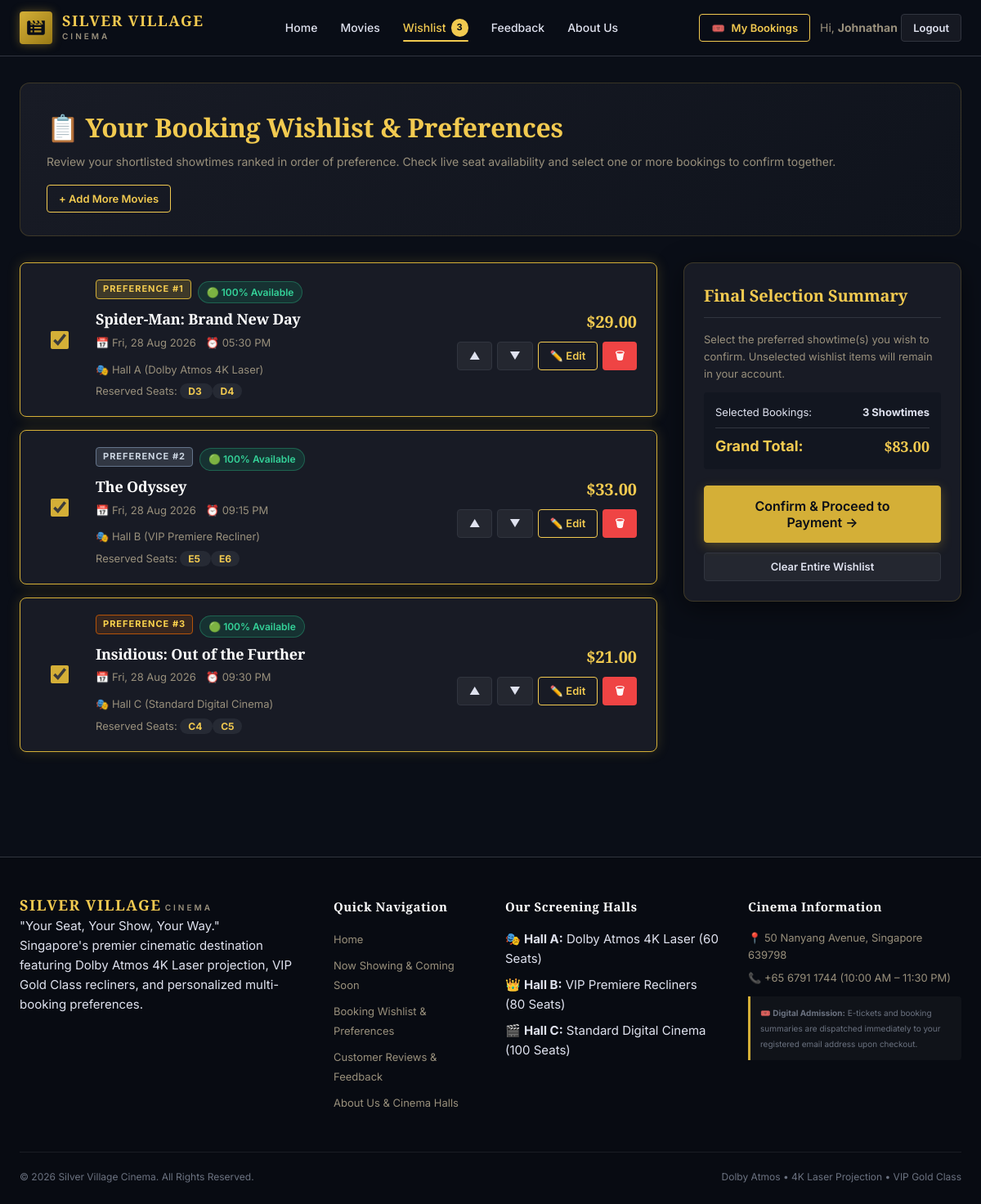
Page /wishlist.php (signed in) on the committed database.
### tables this page shows
CREATE TABLE `booking_wishlist` (
  `wishlist_id` INT AUTO_INCREMENT PRIMARY KEY,
  `user_id` INT NOT NULL,
  `screening_id` INT NOT NULL,
  `selected_seats` VARCHAR(255) NOT NULL,  
  `preference_rank` INT NOT NULL DEFAULT 1,  
  `estimated_total` DECIMAL(8,2) NOT NULL,
  `added_at` DATETIME DEFAULT CURRENT_TIMESTAMP,
  CONSTRAINT `fk_wishlist_user` FOREIGN KEY (`user_id`) REFERENCES `users` (`user_id`) ON DELETE CASCADE,
  CONSTRAINT `fk_wishlist_screening` FOREIGN KEY (`screening_id`) REFERENCES `screenings` (`screening_id`) ON DELETE CASCADE
);

CREATE TABLE `movies` (
  `movie_id` INT AUTO_INCREMENT PRIMARY KEY,
  `title` VARCHAR(150) NOT NULL,
  `synopsis` TEXT NOT NULL,
  `genre` VARCHAR(100) NOT NULL,
  `duration_minutes` INT NOT NULL,
  `rating` VARCHAR(10) NOT NULL,  
  `director` VARCHAR(100) NOT NULL,
  `cast` VARCHAR(255) NOT NULL,
  `poster_image` VARCHAR(255) NOT NULL,
  `backdrop_image` VARCHAR(255) DEFAULT '',
  `trailer_url` VARCHAR(255) DEFAULT '',
  `status` ENUM('now_showing', 'coming_soon') DEFAULT 'now_showing',
  `release_date` DATE NOT NULL,
  `created_at` DATETIME DEFAULT CURRENT_TIMESTAMP
);

CREATE TABLE `screenings` (
  `screening_id` INT AUTO_INCREMENT PRIMARY KEY,
  `movie_id` INT NOT NULL,
  `hall_id` INT NOT NULL,
  `screening_date` DATE NOT NULL,
  `screening_time` TIME NOT NULL,
  CONSTRAINT `fk_screenings_movie` FOREIGN KEY (`movie_id`) REFERENCES `movies` (`movie_id`) ON DELETE CASCADE,
  CONSTRAINT `fk_screenings_hall` FOREIGN KEY (`hall_id`) REFERENCES `halls` (`hall_id`) ON DELETE CASCADE
);

CREATE TABLE `halls` (
  `hall_id` INT AUTO_INCREMENT PRIMARY KEY,
  `hall_name` VARCHAR(50) NOT NULL,
  `experience_type` VARCHAR(50) NOT NULL DEFAULT 'Dolby Atmos',
  `total_rows` INT NOT NULL,
  `seats_per_row` INT NOT NULL,
  `premium_row_start` INT NOT NULL,  
  `standard_price` DECIMAL(6,2) NOT NULL DEFAULT 10.50,
  `premium_price` DECIMAL(6,2) NOT NULL DEFAULT 14.50
);

### includes/auth.php (called while the page is built, shortened)
<?php
function getCurrentUserId() {
    return $_SESSION['user_id'] ?? null;
}
?>

### wishlist.php (the view, shortened to what this page needs)
<?php
require_once __DIR__ . '/includes/db_connect.php';
require_once __DIR__ . '/includes/auth.php';
$userId = getCurrentUserId();
$wSql = "
    SELECT w.wishlist_id, w.selected_seats, w.preference_rank, w.estimated_total, w.added_at,
           s.screening_id, s.screening_date, s.screening_time,
           m.movie_id, m.title AS movie_title, m.rating, m.poster_image,
           h.hall_name, h.experience_type
    FROM booking_wishlist w
    JOIN screenings s ON w.screening_id = s.screening_id
    JOIN movies m ON s.movie_id = m.movie_id
    JOIN halls h ON s.hall_id = h.hall_id
    WHERE w.user_id = ?
    ORDER BY w.preference_rank ASC, w.added_at DESC
";
$wStmt = $conn->prepare($wSql);
$wStmt->bind_param("i", $userId);
$wStmt->execute();
$wishlistItems = $wStmt->get_result();
require_once __DIR__ . '/includes/header.php';
?>
<div class="wishlist-hero">
    <div style="display: flex; justify-content: space-between; align-items: center; flex-wrap: wrap; gap: 16px;">
        <div>
            <h1 style="font-size: 32px; margin-bottom: 6px; color: var(--color-primary-light);">
                📋 Your Booking Wishlist & Preferences
            </h1>
            <p style="color: var(--color-text-muted); font-size: 14px; margin: 0;">
                Review your shortlisted showtimes ranked in order of preference. Check live seat availability and select one or more bookings to confirm together.
            </p>
        </div>
        <a href="movies.php" class="btn btn--outline btn--sm">
            + Add More Movies
        </a>
    </div>
</div>
<?php if ($wishlistItems->num_rows > 0): ?>
    <form method="POST" action="confirmation.php?mode=wishlist" id="wishlistConfirmForm">
        <div class="booking-layout">
            <div class="wishlist-cards-list">
                <?php
                $itemIndex = 0;
                while ($item = $wishlistItems->fetch_assoc()):
                    $itemIndex++;
                    $wishlistId = (int)$item['wishlist_id'];
                    $screeningId = (int)$item['screening_id'];
                    $seatsArr = explode(',', $item['selected_seats']);
                    $takenSeats = [];
                    $isFullyAvailable = (count($takenSeats) === 0);
                    $isPartiallyAvailable = (count($takenSeats) > 0 && count($takenSeats) < count($seatsArr));
                    $rankClass = ($item['preference_rank'] == 1) ? 'rank-1' : (($item['preference_rank'] == 2) ? 'rank-2' : 'rank-3');
                ?>
                    <div class="wishlist-card <?php echo $isFullyAvailable ? 'is-selected' : ''; ?>" id="card_<?php echo $wishlistId; ?>">
                        <div class="wishlist-checkbox-wrap">
                            <input type="checkbox"
                                   name="selected_wishlist_ids[]"
                                   value="<?php echo $wishlistId; ?>"
                                   class="wishlist-checkbox"
                                   data-price="<?php echo (float)$item['estimated_total']; ?>"
                                   data-available="<?php echo $isFullyAvailable ? '1' : '0'; ?>"
                                   <?php echo ($isFullyAvailable && $itemIndex === 1) ? 'checked' : ($isFullyAvailable ? 'checked' : 'disabled'); ?>>
                        </div>
                        <div>
                            <div style="display: flex; align-items: center; gap: 8px; margin-bottom: 4px;">
                                <span class="wishlist-rank-badge <?php echo $rankClass; ?>">
                                    Preference #<?php echo (int)$item['preference_rank']; ?>
                                </span>
                                <?php if ($isFullyAvailable): ?>
                                    <span class="status-badge status-badge--success">🟢 100% Available</span>
                                <?php elseif ($isPartiallyAvailable): ?>
                                    <span class="status-badge status-badge--warning">🟡 Partially Available (<?php echo implode(', ', $takenSeats); ?> booked)</span>
                                <?php else: ?>
                                    <span class="status-badge status-badge--danger">🔴 Unavailable (Seats taken)</span>
                                <?php endif; ?>
                            </div>
                            <h3 class="wishlist-movie-title">
                                <?php echo htmlspecialchars($item['movie_title']); ?>
                            </h3>
                            <div class="wishlist-meta">
                                <span>📅 <?php echo date('D, d M Y', strtotime($item['screening_date'])); ?></span>
                                <span>⏰ <?php echo date('h:i A', strtotime($item['screening_time'])); ?></span>
                                <span>🎭 <?php echo htmlspecialchars($item['hall_name']); ?> (<?php echo htmlspecialchars($item['experience_type']); ?>)</span>
                            </div>
                            <div style="font-size: 13px; color: var(--color-text-muted);">
                                <span>Reserved Seats: </span>
                                <?php foreach ($seatsArr as $s): ?>
                                    <span class="pill-tag" style="background:#262a34; color:var(--color-primary-light); font-weight:bold;">
                                        <?php echo htmlspecialchars($s); ?>
                                    </span>
                                <?php endforeach; ?>
                            </div>
                        </div>
                        <div class="wishlist-actions">
                            <span class="wishlist-price">$<?php echo number_format($item['estimated_total'], 2); ?></span>
                            <div class="wishlist-btn-row">
                                <a href="wishlist.php?action=move_up&id=<?php echo $wishlistId; ?>" class="btn btn--ghost btn--sm" title="Increase Preference Rank">▲</a>
                                <a href="wishlist.php?action=move_down&id=<?php echo $wishlistId; ?>" class="btn btn--ghost btn--sm" title="Decrease Preference Rank">▼</a>
                                <a href="booking.php?screening_id=<?php echo $screeningId; ?>" class="btn btn--outline btn--sm" title="Modify Seats">✏️ Edit</a>
                                <a href="wishlist.php?action=remove&id=<?php echo $wishlistId; ?>" class="btn btn--danger btn--sm" onclick="return confirm('Remove this booking from your wishlist?');" title="Remove">🗑</a>
                            </div>
                        </div>
                    </div>
                <?php endwhile; ?>
            </div>
            <div class="form-card" style="max-width: 100%; margin: 0; padding: 24px; position: sticky; top: 90px;">
                <h3 style="font-size: 20px; color: var(--color-primary-light); margin-bottom: 16px; border-bottom: 1px solid var(--color-border); padding-bottom: 10px;">
                    Final Selection Summary
                </h3>
                <p style="font-size: 13px; color: var(--color-text-muted); margin-bottom: 12px;">
                    Select the preferred showtime(s) you wish to confirm. Unselected wishlist items will remain in your account.
                </p>
                <div style="background: #121620; border-radius: var(--radius-sm); padding: 14px; margin-bottom: 20px; font-size: 13px;">
                    <div style="display: flex; justify-content: space-between; margin-bottom: 6px;">
                        <span>Selected Bookings:</span>
                        <strong id="selectedCountDisplay">0</strong>
                    </div>
                    <div style="display: flex; justify-content: space-between; border-top: 1px solid var(--color-border); padding-top: 8px; margin-top: 8px; font-size: 18px; color: var(--color-primary-light);">
                        <strong>Grand Total:</strong>
                        <strong id="selectedGrandTotal" style="font-family: var(--font-heading);">$0.00</strong>
                    </div>
                </div>
                <button type="submit" id="confirmWishlistBtn" class="btn btn--primary btn--block btn--lg" style="margin-bottom: 12px;">
                    Confirm & Proceed to Payment &rarr;
                </button>
                <a href="wishlist.php?action=clear" class="btn btn--ghost btn--block btn--sm" onclick="return confirm('Are you sure you want to clear your entire wishlist?');">
                    Clear Entire Wishlist
                </a>
            </div>
        </div>
    </form>
<?php endif; ?>
<?php
require_once __DIR__ . '/includes/footer.php';
?>

### rows in the picture
booking_wishlist: preference_rank "1", movies.title "Spider-Man: Brand New Day", screening.screening_date "Fri, 28 Aug 2026", screening.screening_time "05:30 PM", halls.hall_name "Hall A", halls.experience_type "Dolby Atmos 4K Laser", selected_seats "D3", selected_seats "D4", estimated_total "29.00"
booking_wishlist: preference_rank "2", movies.title "The Odyssey", screening.screening_date "Fri, 28 Aug 2026", screening.screening_time "09:15 PM", halls.hall_name "Hall B", halls.experience_type "VIP Premiere Recliner", selected_seats "E5", selected_seats "E6", estimated_total "33.00"
booking_wishlist: preference_rank "3", movies.title "Insidious: Out of the Further", screening.screening_date "Fri, 28 Aug 2026", screening.screening_time "09:30 PM", halls.hall_name "Hall C", halls.experience_type "Standard Digital Cinema", selected_seats "C4", selected_seats "C5", estimated_total "21.00"

### other values in the picture
$wishlistCount "3"
explode(' ', getCurrentUserName())[0] "Johnathan"
